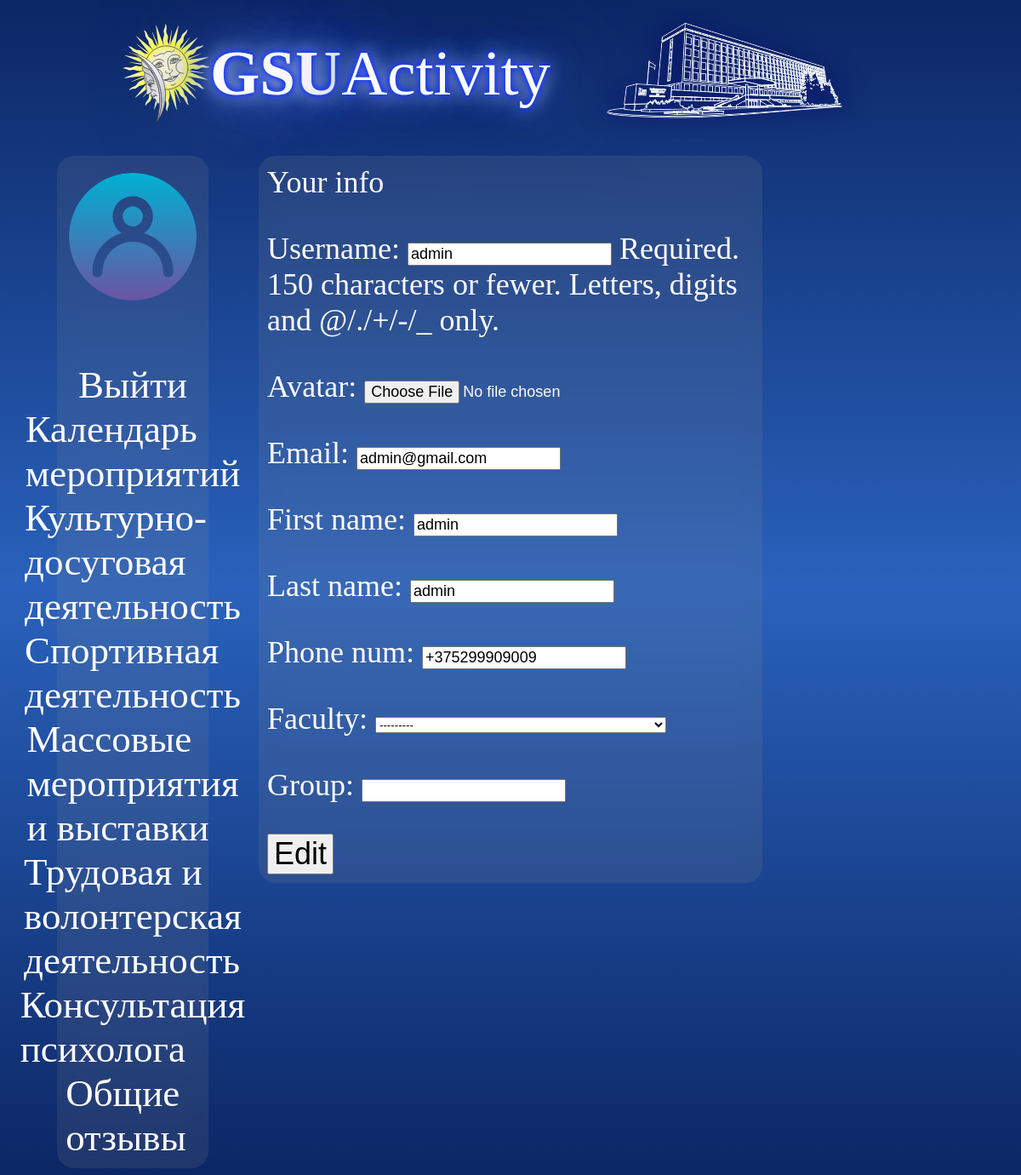
The page /accounts/profile/change (signed in) on the database its author committed.
### news/models.py (models this page shows)
class AdvUser(AbstractUser):
    fac = (
        ('bio','Биологический факультет'),
        ('geo','Геолого-географический факультет'),
        ('ist','Факультет истории и межкультурных коммуникаций'),
        ('in','Факультет иностранных языков'),
        ('mat','Факультет математитики и ТП'),
        ('psi','Факультет психологии и педагогики'),
        ('fiz','Факультет физики и ИТ'),
        ('ffk','Факультет физической культуры'),
        ('fil','Филологический факультет'),
        ('eko','Экономический факультет'),
        ('yr','Юридичесий факультет'),
        )
    is_activated = models.BooleanField(default=True, db_index=True,verbose_name='Прошел активацию?')
    avatar = models.ImageField(null=True, blank=True, upload_to="image/profile/")
    phone_num = models.CharField(unique = True, null = True, blank = False, max_length=13)
    faculty = models.CharField(null = True, blank = True,choices=fac,max_length=50)
    group = models.CharField(null = True, blank = True,max_length=10)
    class Meta(AbstractUser.Meta):
        pass

### news/views.py (the view)
# urls.py: path('accounts/profile/change', ChangeUserInfoView.as_view(), name='profile_change'),
class ChangeUserInfoView(SuccessMessageMixin, LoginRequiredMixin, UpdateView):
    model = AdvUser
    template_name = 'news/change_user_info.html'
    form_class = ChangeUserInfoForm
    success_url = reverse_lazy('news:profile')
    success_message = 'Info changed'
    def dispatch(self, request, *args, **kwargs):
        self.user_id = request.user.pk
        return super().dispatch(request, *args, **kwargs)
    def get_object(self, queryset=None):
        if not queryset:
            queryset = self.get_queryset()
        return get_object_or_404(queryset, pk=self.user_id)

### news/forms.py
class ChangeUserInfoForm(forms.ModelForm):
    email = forms.EmailField(required=True, label='Email')
    class Meta:
        model = AdvUser
        fields = ('username', 'avatar', 'email', 'first_name', 'last_name','phone_num','faculty','group')

### news/templates/news/change_user_info.html (shortened to what this page needs)
{% extends "layout/basic.html" %}
{% load bootstrap4 %}
{% block content %}
<div class="good">
	Your info
	<form method="post" enctype="multipart/form-data">
	{{ form.as_p }}
	<button type="submit">Edit</button>
	</form>
</div>
{% endblock %}

### news/static/news/style.css (style rules this page uses)
body { font-size: 150px; background: hsla(222, 79%, 22%, 1); background: linear-gradient(90deg, hsla(222, 79%, 22%, 1) 0%, hsla(217, 64%, 45%, 1) 50%, hsla(222, 79%, 22%, 1) 100%); background: -moz-linear-gradient(90deg, hsla(222, 79%, 22%, 1) 0%, hsla(217, 64%, 45%, 1) 50%, hsla(222, 79%, 22%, 1) 100%); background: -webkit-linear-gradient(90deg, hsla(222, 79%, 22%, 1) 0%, hsla(217, 64%, 45%, 1) 50%, hsla(222, 79%, 22%, 1) 100%); filter: progid: DXImageTransform.Microsoft.gradient( startColorstr="#0C2766", endColorstr="#2961BC", GradientType=1 ); background-attachment: fixed; background-size: cover; }
.good { margin-bottom: 5px; border-radius: 20px; backdrop-filter: blur(10px); background: rgba(150, 150, 150, 0.15); font-size: 80%; padding: 10px 10px 10px; }
input { font-size: 50%; }
button { font-size:100%; }

### rows shown on the page
AdvUser: username "admin", email "admin@gmail.com", first_name "admin", last_name "admin", phone_num "+375299909009", faculty "---------"
